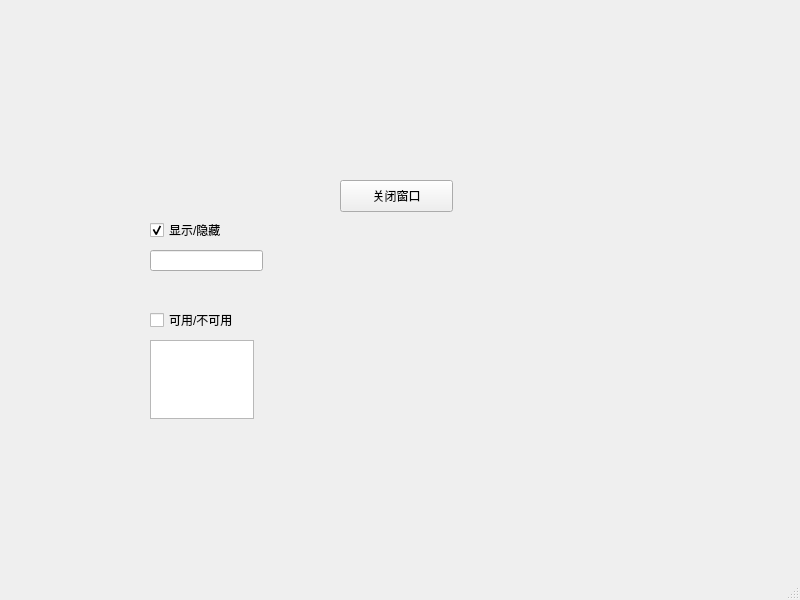
<?xml version="1.0" encoding="UTF-8"?>
<ui version="4.0">
 <class>MainWindow</class>
 <widget class="QMainWindow" name="MainWindow">
  <property name="geometry">
   <rect>
    <x>0</x>
    <y>0</y>
    <width>800</width>
    <height>600</height>
   </rect>
  </property>
  <property name="windowTitle">
   <string>MainWindow</string>
  </property>
  <widget class="QWidget" name="centralwidget">
   <widget class="QPushButton" name="pushButton">
    <property name="geometry">
     <rect>
      <x>340</x>
      <y>180</y>
      <width>113</width>
      <height>32</height>
     </rect>
    </property>
    <property name="text">
     <string>关闭窗口</string>
    </property>
   </widget>
   <widget class="QCheckBox" name="checkBox">
    <property name="geometry">
     <rect>
      <x>150</x>
      <y>220</y>
      <width>87</width>
      <height>20</height>
     </rect>
    </property>
    <property name="text">
     <string>显示/隐藏</string>
    </property>
    <property name="checkable">
     <bool>true</bool>
    </property>
    <property name="checked">
     <bool>true</bool>
    </property>
   </widget>
   <widget class="QCheckBox" name="checkBox_2">
    <property name="geometry">
     <rect>
      <x>150</x>
      <y>310</y>
      <width>91</width>
      <height>20</height>
     </rect>
    </property>
    <property name="text">
     <string>可用/不可用</string>
    </property>
   </widget>
   <widget class="QLineEdit" name="lineEdit">
    <property name="geometry">
     <rect>
      <x>150</x>
      <y>250</y>
      <width>113</width>
      <height>21</height>
     </rect>
    </property>
   </widget>
   <widget class="QTextEdit" name="textEdit">
    <property name="geometry">
     <rect>
      <x>150</x>
      <y>340</y>
      <width>104</width>
      <height>79</height>
     </rect>
    </property>
   </widget>
  </widget>
  <widget class="QMenuBar" name="menubar">
   <property name="geometry">
    <rect>
     <x>0</x>
     <y>0</y>
     <width>800</width>
     <height>24</height>
    </rect>
   </property>
  </widget>
  <widget class="QStatusBar" name="statusbar"/>
 </widget>
 <resources/>
 <connections>
  <connection>
   <sender>pushButton</sender>
   <signal>clicked()</signal>
   <receiver>MainWindow</receiver>
   <slot>close()</slot>
   <hints>
    <hint type="sourcelabel">
     <x>417</x>
     <y>218</y>
    </hint>
    <hint type="destinationlabel">
     <x>486</x>
     <y>336</y>
    </hint>
   </hints>
  </connection>
  <connection>
   <sender>checkBox</sender>
   <signal>toggled(bool)</signal>
   <receiver>lineEdit</receiver>
   <slot>setVisible(bool)</slot>
   <hints>
    <hint type="sourcelabel">
     <x>204</x>
     <y>256</y>
    </hint>
    <hint type="destinationlabel">
     <x>208</x>
     <y>289</y>
    </hint>
   </hints>
  </connection>
  <connection>
   <sender>checkBox_2</sender>
   <signal>toggled(bool)</signal>
   <receiver>textEdit</receiver>
   <slot>setDisabled(bool)</slot>
   <hints>
    <hint type="sourcelabel">
     <x>203</x>
     <y>350</y>
    </hint>
    <hint type="destinationlabel">
     <x>203</x>
     <y>391</y>
    </hint>
   </hints>
  </connection>
 </connections>
</ui>
